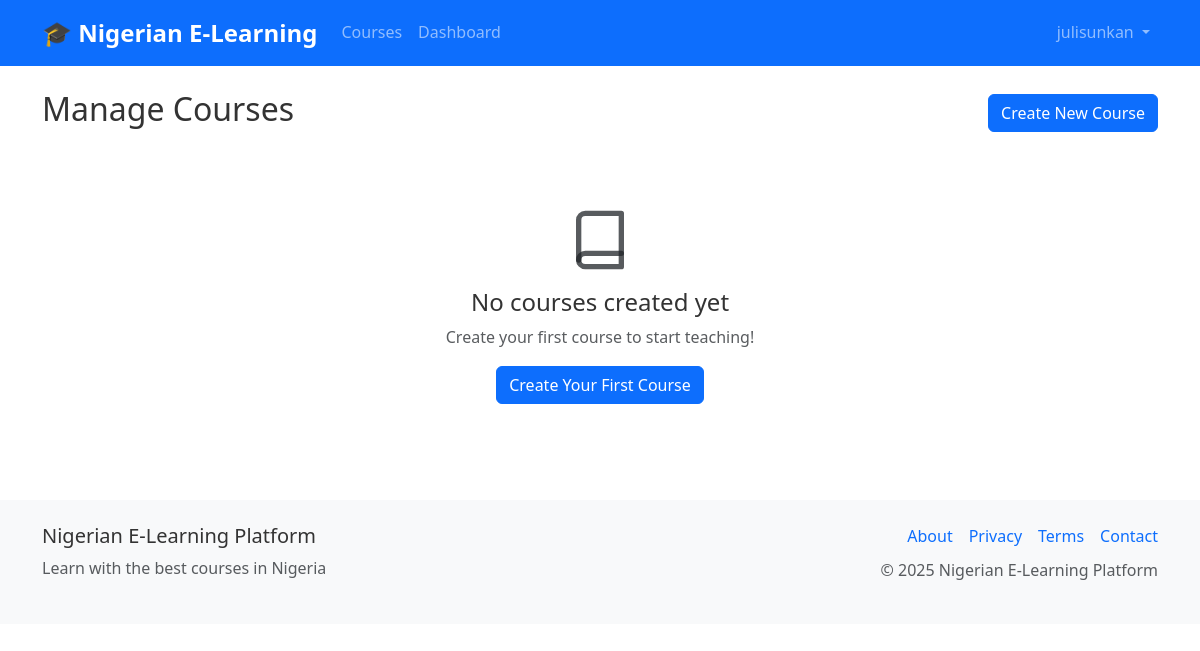
Before: /courses/manage (signed in) with the older database file.
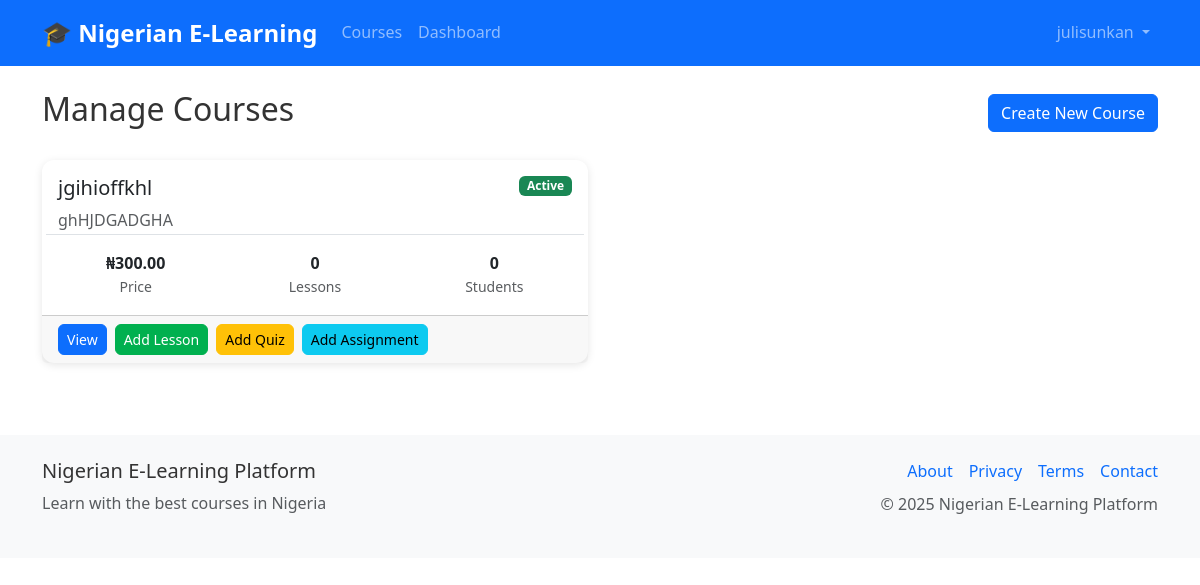
After: the same page with the newer database file.
### models.py (models this page shows, shortened)
class User(UserMixin, db.Model):
    id = db.Column(db.Integer, primary_key=True)
    username = db.Column(db.String(80), unique=True, nullable=False)
    email = db.Column(db.String(120), unique=True, nullable=False)
    password_hash = db.Column(db.String(256), nullable=False)
    role = db.Column(db.String(20), nullable=False, default='student')  # admin, instructor, tutor, student
    first_name = db.Column(db.String(50))
    last_name = db.Column(db.String(50))
    active = db.Column(db.Boolean, default=True)
    banned = db.Column(db.Boolean, default=False)
    ban_reason = db.Column(db.Text)
    email_verified = db.Column(db.Boolean, default=False)
    verification_token = db.Column(db.String(100))
    password_reset_token = db.Column(db.String(100))
    password_reset_expires = db.Column(db.DateTime)
    email_verification_token = db.Column(db.String(100))
    email_verification_expires = db.Column(db.DateTime)
    premium_user = db.Column(db.Boolean, default=False)
    instructor_verified = db.Column(db.Boolean, default=False)
    badge_level = db.Column(db.String(20), default='basic')  # basic, bronze, silver, gold, premium
    wallet_balance = db.Column(db.Float, default=0.0)
    course_credits = db.Column(db.Integer, default=0)
    created_at = db.Column(db.DateTime, default=datetime.utcnow)
    last_login = db.Column(db.DateTime)
    courses_created = db.relationship('Course', foreign_keys='Course.instructor_id', backref='instructor', lazy='dynamic')
    enrollments = db.relationship('Enrollment', backref='student', lazy='dynamic')
    payments = db.relationship('Payment', backref='user', lazy='dynamic')
    wallet_transactions = db.relationship('WalletTransaction', backref='user', lazy='dynamic')
    quiz_attempts = db.relationship('QuizAttempt', backref='user', lazy='dynamic')
    assignment_submissions = db.relationship('AssignmentSubmission', backref='user', lazy='dynamic')
    course_credits = db.relationship('CourseCredit', backref='student_credit', lazy='dynamic')
    withdrawal_requests = db.relationship('WithdrawalRequest', foreign_keys='WithdrawalRequest.tutor_id', backref='tutor', lazy='dynamic')

class Course(db.Model):
    id = db.Column(db.Integer, primary_key=True)
    title = db.Column(db.String(200), nullable=False)
    description = db.Column(db.Text)
    price = db.Column(db.Float, nullable=False, default=0.0)
    instructor_id = db.Column(db.Integer, db.ForeignKey('user.id'), nullable=False)
    is_active = db.Column(db.Boolean, default=True)
    approval_status = db.Column(db.String(20), default='pending')  # pending, approved, rejected
    approved_by = db.Column(db.Integer, db.ForeignKey('user.id'))  # admin who approved
    approved_at = db.Column(db.DateTime)
    rejection_reason = db.Column(db.Text)
    min_credits_for_certificate = db.Column(db.Integer, default=70)  # Minimum credits needed for certificate
    total_available_credits = db.Column(db.Integer, default=100)     # Total credits available in course
    created_at = db.Column(db.DateTime, default=datetime.utcnow)
    updated_at = db.Column(db.DateTime, default=datetime.utcnow, onupdate=datetime.utcnow)
    lessons = db.relationship('Lesson', backref='course', lazy='dynamic', cascade='all, delete-orphan')
    enrollments = db.relationship('Enrollment', backref='course', lazy='dynamic', cascade='all, delete-orphan')
    quizzes = db.relationship('Quiz', backref='course', lazy='dynamic', cascade='all, delete-orphan')
    assignments = db.relationship('Assignment', backref='course', lazy='dynamic', cascade='all, delete-orphan')
    course_credits = db.relationship('CourseCredit', backref='course', lazy='dynamic', cascade='all, delete-orphan')
    course_vouchers = db.relationship('Voucher', foreign_keys='Voucher.course_id', backref='course', lazy='dynamic', cascade='all, delete-orphan')

### routes.py (the view)
@app.route('/courses/manage')
@login_required
@instructor_required
def manage_courses():
    if current_user.role == 'admin':
        courses = Course.query.all()
    else:
        courses = current_user.courses_created.all()
    return render_template('courses/manage.html', courses=courses)

### app.py (called while the page is built)
@login_manager.user_loader
def load_user(user_id):
    from models import User
    return User.query.get(int(user_id))

### routes.py (called while the page is built)
@app.context_processor
def inject_settings():
    settings = SystemSettings.query.first()
    return dict(settings=settings)

### utils.py (called while the page is built)
def instructor_required(f):
    @wraps(f)
    def decorated_function(*args, **kwargs):
        if not current_user.is_authenticated or current_user.role not in ['admin', 'instructor', 'tutor']:
            flash('Instructor access required', 'danger')
            return redirect(url_for('dashboard'))
        return f(*args, **kwargs)
    return decorated_function

### templates/courses/manage.html (shortened to what this page needs)
{% extends "base.html" %}
{% block content %}
<div class="d-flex justify-content-between align-items-center mb-4">
    <h2>Manage Courses</h2>
    <a href="{{ url_for('create_course') }}" class="btn btn-primary">Create New Course</a>
</div>
{% if courses %}
<div class="row">
    {% for course in courses %}
    <div class="col-md-6 mb-4">
        <div class="card">
            <div class="card-body">
                <div class="d-flex justify-content-between align-items-start">
                    <div>
                        <h5 class="card-title">{{ course.title }}</h5>
                        <p class="card-text text-muted">{{ course.description[:100] }}{% if course.description|length > 100 %}...{% endif %}</p>
                    </div>
                    <span class="badge {% if course.is_active %}bg-success{% else %}bg-secondary{% endif %}">
                        {% if course.is_active %}Active{% else %}Inactive{% endif %}
                    </span>
                </div>
                <div class="row text-center border-top pt-3">
                    <div class="col-4">
                        <strong>₦{{ "%.2f"|format(course.price) }}</strong>
                        <small class="text-muted d-block">Price</small>
                    </div>
                    <div class="col-4">
                        <strong>{{ course.lessons.count() }}</strong>
                        <small class="text-muted d-block">Lessons</small>
                    </div>
                    <div class="col-4">
                        <strong>{{ course.enrollments.filter_by(status='approved').count() }}</strong>
                        <small class="text-muted d-block">Students</small>
                    </div>
                </div>
            </div>
            <div class="card-footer">
                <div class="d-flex gap-2">
                    <a href="{{ url_for('course_detail', course_id=course.id) }}" class="btn btn-primary btn-sm">View</a>
                    <a href="{{ url_for('create_lesson', course_id=course.id) }}" class="btn btn-success btn-sm">Add Lesson</a>
                    <a href="{{ url_for('create_quiz', course_id=course.id) }}" class="btn btn-warning btn-sm">Add Quiz</a>
                    <a href="{{ url_for('create_assignment', course_id=course.id) }}" class="btn btn-info btn-sm">Add Assignment</a>
                </div>
            </div>
        </div>
    </div>
    {% endfor %}
</div>
{% else %}
<div class="text-center py-5">
    <i data-feather="book" style="width: 64px; height: 64px;" class="text-muted mb-3"></i>
    <h4>No courses created yet</h4>
    <p class="text-muted">Create your first course to start teaching!</p>
    <a href="{{ url_for('create_course') }}" class="btn btn-primary">Create Your First Course</a>
</div>
{% endif %}
{% endblock %}

### templates/base.html (shortened to what this page needs)
<!DOCTYPE html>
<html lang="en">
<head>
    <link href="https://cdn.jsdelivr.net/npm/bootstrap@5.3.0/dist/css/bootstrap.min.css" rel="stylesheet">
    <link href="https://cdn.jsdelivr.net/npm/feather-icons@4.28.0/dist/feather.min.css" rel="stylesheet">
    <link href="{{ url_for('static', filename='css/style.css') }}" rel="stylesheet">
</head>
<body>
    <nav class="navbar navbar-expand-lg navbar-dark bg-primary">
        <div class="container">
            <a class="navbar-brand" href="{{ url_for('index') }}">
                <strong>🎓 Nigerian E-Learning</strong>
            </a>
            <div class="collapse navbar-collapse" id="navbarNav">
                <ul class="navbar-nav me-auto">
                    <li class="nav-item">
                        <a class="nav-link" href="{{ url_for('courses') }}">Courses</a>
                    </li>
                    {% if current_user.is_authenticated %}
                    <li class="nav-item">
                        <a class="nav-link" href="{{ url_for('dashboard') }}">Dashboard</a>
                    </li>
                    {% endif %}
                </ul>
                <ul class="navbar-nav">
                    {% if current_user.is_authenticated %}
                    <li class="nav-item dropdown">
                        <a class="nav-link dropdown-toggle" href="#" role="button" data-bs-toggle="dropdown">
                            {{ current_user.username }}
                        </a>
                    </li>
                    {% endif %}
                </ul>
            </div>
        </div>
    </nav>
    <main class="container my-4">
        {% block content %}{% endblock %}
    </main>
    <footer class="bg-light mt-5 py-4">
        <div class="container">
            <div class="row">
                <div class="col-md-6">
                    <h5>Nigerian E-Learning Platform</h5>
                    <p class="text-muted">Learn with the best courses in Nigeria</p>
                </div>
                <div class="col-md-6 text-md-end">
                    <div class="d-flex justify-content-md-end justify-content-center gap-3 mb-2">
                        <a href="#" class="text-decoration-none">About</a>
                        <a href="#" class="text-decoration-none">Privacy</a>
                        <a href="#" class="text-decoration-none">Terms</a>
                        <a href="#" class="text-decoration-none">Contact</a>
                    </div>
                    <p class="text-muted">© 2025 Nigerian E-Learning Platform</p>
                </div>
            </div>
        </div>
    </footer>
</body>
</html>

### static/css/style.css (style rules this page uses)
:root { --primary-color: #0d6efd; --success-color: #198754; --warning-color: #ffc107; --danger-color: #dc3545; --naira-color: #00b04f; --dark-color: #212529; --light-color: #f8f9fa; }
body { font-family: 'Segoe UI', Tahoma, Geneva, Verdana, sans-serif; line-height: 1.6; color: #333; }
.navbar-brand { font-weight: 700; font-size: 1.5rem; }
.navbar-nav .nav-link { font-weight: 500; transition: color 0.3s ease; }
.card { border: none; box-shadow: 0 0.125rem 0.25rem rgba(0, 0, 0, 0.075); transition: box-shadow 0.15s ease-in-out; }
.btn { border-radius: 0.375rem; font-weight: 500; transition: all 0.3s ease; }
.btn-primary { background-color: var(--primary-color); border-color: var(--primary-color); }
.btn-success { background-color: var(--naira-color); border-color: var(--naira-color); }
.badge { font-size: 0.75rem; font-weight: 600; }
footer { margin-top: auto; }

### templates/base.html (style rules this page uses)
:root { --vh: 1vh; }
.nav-link, .dropdown-item { padding: 12px 16px; }
.card { border-radius: 12px; box-shadow: 0 2px 8px rgba(0,0,0,0.1); }

Changed rows visible on the page:
added Course: title "jgihioffkhl", description "ghHJDGADGHA", is_active "Active", price "300.00", lessons.count "0", enrollments.filter_by "0"
Other visible differences:
text no longer shown: "No courses created yet Create your first course to start teaching! Create Your First Course"
